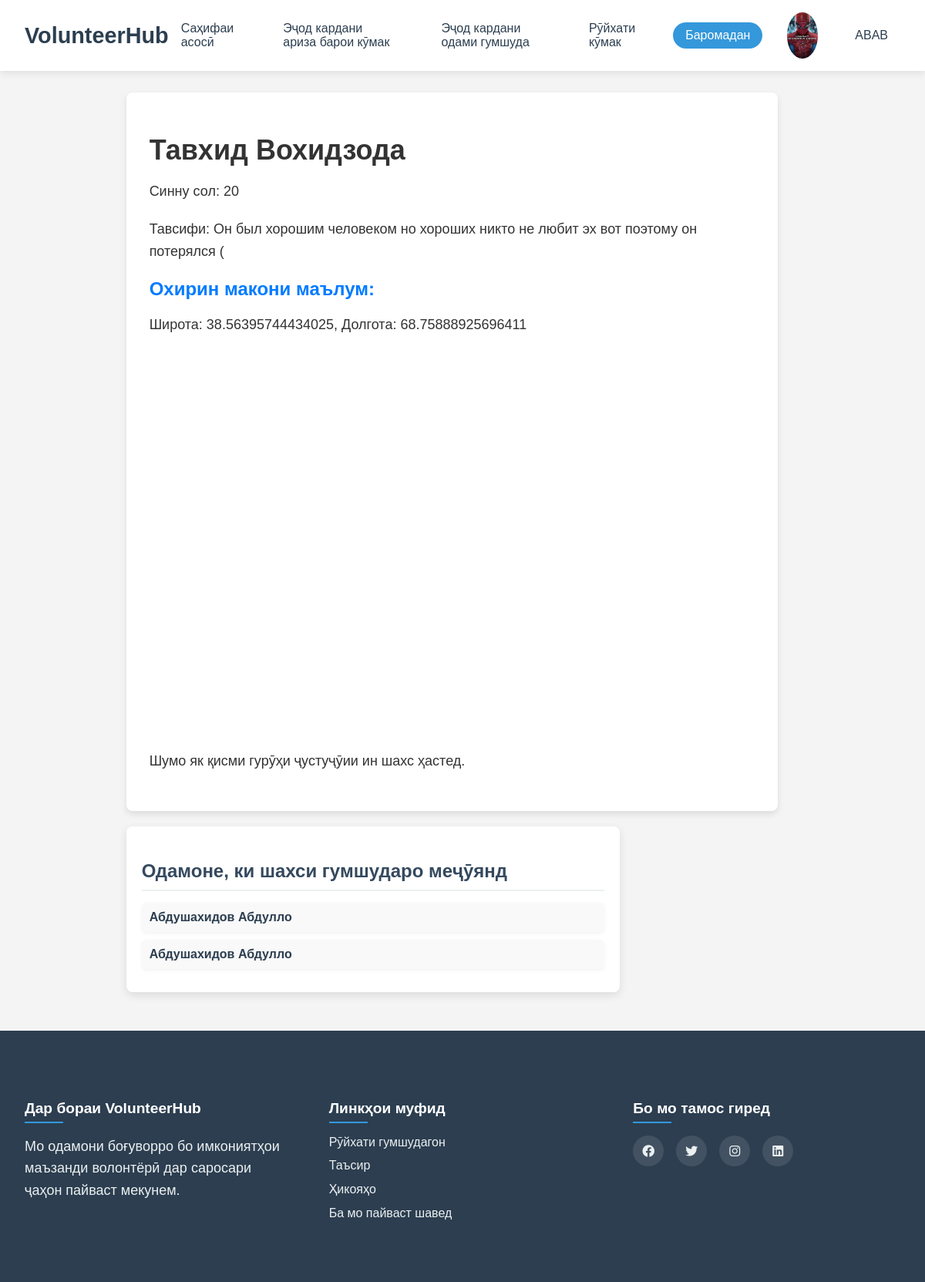
Page /missing-person/1/ (signed in) on the committed database.
### volunteer/models.py (models this page shows, shortened)
class CustomUser(AbstractUser):
    CHOICE_GENDER=(
        ("женщина", "Женщина"),
        ("мужчина", "Мужчина"),
    )
    CHOICE_STATUS=(
        ("валантер", "Валантер"),
        ("Нуждающийся", "Нуждающийся"),
    )
    image = models.ImageField(upload_to="static/images", null=True, blank=True)
    age = models.IntegerField(null=True)
    phone_number = models.CharField(max_length=13,null=True)
    gender = models.CharField(max_length=50, choices=CHOICE_GENDER,null=True)
    status = models.CharField(max_length=50, choices=CHOICE_STATUS,null=True)
    latitude = models.FloatField(null=True)
    longitude = models.FloatField(null=True)

class MissingPerson(models.Model):
    name = models.CharField(max_length=255)
    age = models.IntegerField(null=True, blank=True)
    gender = models.CharField(max_length=50, choices=CustomUser.CHOICE_GENDER, null=True)
    description = models.TextField(null=True, blank=True)
    last_known_latitude = models.FloatField()
    last_known_longitude = models.FloatField()
    reported_by = models.ForeignKey(CustomUser, on_delete=models.SET_NULL, null=True, blank=True)
    reported_time = models.DateTimeField(auto_now_add=True)

class SearchGroup(models.Model):
    missing_person = models.ForeignKey(MissingPerson, on_delete=models.CASCADE)
    user = models.ForeignKey(CustomUser, on_delete=models.CASCADE)
    join_time = models.DateTimeField(auto_now_add=True)

### volunteer/views.py (the view)
# urls.py: path('missing-person/<int:person_id>/', views.view_missing_person, name='view_missing_person'),
@login_required
def view_missing_person(request, person_id):
    missing_person = get_object_or_404(MissingPerson, id=person_id)
    search_group = None
    try:
        search_group = SearchGroup.objects.get(missing_person=missing_person, user=request.user)
    except SearchGroup.DoesNotExist:
        pass  # Пользователь не состоит в группе поиска
    user_location = UserLocation.objects.filter(user=request.user, is_active=True)
    seekers = SearchGroup.objects.filter(missing_person=missing_person).select_related('user')
    return render(request, 'missing_person.html', {
        'missing_person': missing_person,
        'search_group': search_group,
        'user_location': user_location,
        'seekers': seekers  # Добавляем участников группы поиска
    })

### templates/missing_person.html (shortened to what this page needs)
{% extends "base.html" %}
{% load static %}
{% block content %}
<!DOCTYPE html>
<html lang="ru">
<head>
</head>
<body>
    <div class="container">
        <h1>{{ missing_person.name }}</h1>
        <p>Синну сол: {{ missing_person.age }}</p>
        <p>Тавсифи: {{ missing_person.description }}</p>
        <h2>Охирин макони маълум:</h2>
        <p>Широта: {{ missing_person.last_known_latitude }}, Долгота: {{ missing_person.last_known_longitude }}</p>
        <div id="map"></div>
        {% if not search_group %}
            <a href="{% url "join_search_group" missing_person.id%}" id="join-group-button">
                <button id="join-group-button">Ба гурӯҳи ҷустуҷӯ ҳамроҳ шавед</button>
            </a>
        {% else %}
            <p>Шумо як қисми гурӯҳи ҷустуҷӯии ин шахс ҳастед.</p>
        {% endif %}
    </div>
    <div class="seekers-container">
        <h3>Одамоне, ки шахси гумшударо меҷӯянд</h3>
        {% for seeker in seekers %}
            <div class="seeker">
                <strong>{{ seeker.user.first_name }} {{ seeker.user.last_name }}</strong>
            </div>
        {% empty %}
            <p>Дар ҳоли ҳозир дар ҷустуҷӯи шахси гумшуда нест.</p>
        {% endfor %}
    </div>
</body>
</html>
{% endblock content %}

### templates/base.html (shortened to what this page needs)
{% load static %}
<!DOCTYPE html>
<html lang="tg">
<head>
    <link rel="stylesheet" href="https://cdnjs.cloudflare.com/ajax/libs/aos/2.3.4/aos.css">
    <link rel="stylesheet" href="https://cdn.jsdelivr.net/npm/swiper@11/swiper-bundle.min.css">
    <link rel="stylesheet" href="{% static "/styles/footer.css" %}">
    <link rel="stylesheet" href="{% static "/styles/header.css" %}">
    <link rel="stylesheet" href="https://cdnjs.cloudflare.com/ajax/libs/font-awesome/6.0.0/css/all.min.css">
</head>
<body>
    <header class="header">
        <nav class="nav">
            <div class="logo">VolunteerHub</div>
            <div class="nav-links">
                <a href="{% url "home" %}">Саҳифаи асосӣ</a>
                {% if user.status == 'валантер' %}
                <a href="{% url "missing_person_list" %}">Рӯйхати гумшудагон</a>
                <a href="{% url "help_list" %}">Рӯйхати кӯмак</a>
                <a href="{% url "application_list" %}">Рӯйхати ариза</a>
                <a href="#impact">Таъсир</a>
                {% elif user.status == 'Нуждающийся' %}
                <a href="{% url "applyhelp_create" %}">Эҷод кардани ариза барои кӯмак</a>
                <a href="{% url "createmissing" %}">Эҷод кардани одами гумшуда</a>
                <a href="{% url "help_list1" %}">Рӯйхати кӯмак</a>
                {% endif %}
                {% if user.is_authenticated %}
                    <a href="{% url "logout" %}" class="join-btn">Баромадан</a>
                {% else %}
                    <a href="{% url "login" %}" class="join-btn">Вуруд</a>
                {% endif %}
                {% if user.image %}
                <img src="{{ user.image.url }}" alt="image" style="width: 60px; height: 60px; border-radius: 50%;">
                {% else %}
                <img src="{% static 'images/user.jpg' %}" alt="image" style="width: 60px; height: 60px; border-radius: 50%;">
                {% endif %}
                {% if user.is_authenticated %}
                <a href="{% url "profile" user.id%}">{{user.username}}</a>
                {% endif %}
            </div>
        </nav>
    </header>
    <main>
    {% block content %}
    {% endblock %}
    </main>
    <footer class="footer">
        <div class="footer-content">
            <div class="footer-section">
                <h4>Дар бораи VolunteerHub</h4>
                <p>Мо одамони боғуворро бо имкониятҳои маъзанди волонтёрӣ дар саросари ҷаҳон пайваст мекунем.</p>
            </div>
            <div class="footer-section">
                <h4>Линкҳои муфид</h4>
                <ul>
                    <li><a href="{% url "missing_person_list" %}">Рӯйхати гумшудагон</a></li>
                    <li><a href="#impact">Таъсир</a></li>
                    <li><a href="#stories">Ҳикояҳо</a></li>
                    <li><a href="#join">Ба мо пайваст шавед</a></li>
                </ul>
            </div>
            <div class="footer-section">
                <h4>Бо мо тамос гиред</h4>
                <div class="social-links">
                    <a href="#"><i class="fab fa-facebook"></i></a>
                    <a href="#"><i class="fab fa-twitter"></i></a>
                    <a href="#"><i class="fab fa-instagram"></i></a>
                    <a href="#"><i class="fab fa-linkedin"></i></a>
                </div>
            </div>
        </div>
    </footer>
</body>
</html>

### static/styles/footer.css (style rules this page uses)
.footer { background-color: #2c3e50; color: white; padding: 4rem 2rem; }
.footer-content { max-width: 1200px; margin: 0 auto; display: grid; grid-template-columns: repeat(auto-fit, minmax(250px, 1fr)); gap: 3rem; }
.footer-section h4 { margin-bottom: 1.5rem; font-size: 1.2rem; position: relative; }
.footer-section h4::after { content: ''; position: absolute; left: 0; bottom: -0.5rem; width: 50px; height: 2px; background-color: #3498db; }
.footer-section p { color: #ecf0f1; line-height: 1.6; }
.footer-section ul { list-style: none; padding: 0; }
.footer-section ul li { margin-bottom: 0.8rem; }
.footer-section a { color: #ecf0f1; text-decoration: none; transition: color 0.3s; }
.social-links { display: flex; gap: 1rem; }
.social-links a { display: inline-flex; align-items: center; justify-content: center; width: 40px; height: 40px; background-color: rgba(255, 255, 255, 0.1); border-radius: 50%; transition: all 0.3s ease; }

### static/styles/header.css (style rules this page uses)
.header { background-color: rgba(255, 255, 255, 0.95); padding: 1rem 0; position: fixed; width: 100%; top: 0; z-index: 1000; box-shadow: 0 2px 10px rgba(0, 0, 0, 0.1); transition: all 0.3s ease; }
.nav { max-width: 100%; margin: 0 auto; display: flex; justify-content: space-around; align-items: center; padding: 0 2rem; }
.logo { color: #2c3e50; font-size: 1.8rem; font-weight: bold; text-decoration: none; }
.nav-links { display: flex; gap: 2rem; align-items: center; }
.nav-links a { color: #2c3e50; text-decoration: none; font-weight: 500; transition: color 0.3s; padding: 0.5rem 1rem; }
.join-btn { background-color: #3498db; color: white !important; padding: 0.5rem 1.5rem; border-radius: 25px; transition: all 0.3s ease; }

### templates/missing_person.html (style rules this page uses)
body { font-family: 'Arial', sans-serif; background-color: #f4f4f4; color: #333; margin: 0; padding: 0; display: flex; flex-direction: column; align-items: center; }
.container { width: 90%; max-width: 1200px; margin-top: 120px; background-color: white; box-shadow: 0 4px 8px rgba(0, 0, 0, 0.1); border-radius: 8px; padding: 30px; }
h1 { font-size: 36px; color: #333; margin-bottom: 10px; }
p { font-size: 18px; line-height: 1.6; margin-bottom: 20px; }
h2 { font-size: 24px; color: #007bff; margin-bottom: 10px; }
#map { height: 500px; width: 100%; border-radius: 8px; margin-top: 20px; }
.seekers-container { background-color: #ffffff; border-radius: 8px; box-shadow: 0 4px 12px rgba(0, 0, 0, 0.1); padding: 20px; width: 90%; max-width: 600px; margin-top: 20px; margin-bottom: 50px; }
.seekers-container h3 { font-size: 1.5rem; color: #34495e; margin-bottom: 15px; border-bottom: 2px solid #ecf0f1; padding-bottom: 10px; }
.seeker { font-size: 1rem; color: #2c3e50; background-color: #f9f9f9; padding: 10px; border-radius: 6px; margin-bottom: 10px; display: flex; align-items: center; justify-content: space-between; box-shadow: 0 2px 5px rgba(0, 0, 0, 0.05); opacity: 0; transform: translateY(20px); animation: fadeInUp 0.5s forwards; }
.seeker strong { font-weight: 600; }
.seekers-container .seeker:nth-child(2) { animation-delay: 0.2s; }
.seekers-container .seeker:nth-child(3) { animation-delay: 0.4s; }

### rows in the picture
CustomUser: image (picture), username "ABAB"
MissingPerson: name "Тавхид Вохидзода", age "20", description "Он был хорошим человеком но хороших никто не любит эх вот поэтому он потерялся (", last_known_latitude "38.56395744434025", last_known_longitude "68.75888925696411"
SearchGroup: user.first_name "Абдушахидов", user.last_name "Абдулло"
SearchGroup: user.first_name "Абдушахидов", user.last_name "Абдулло"
